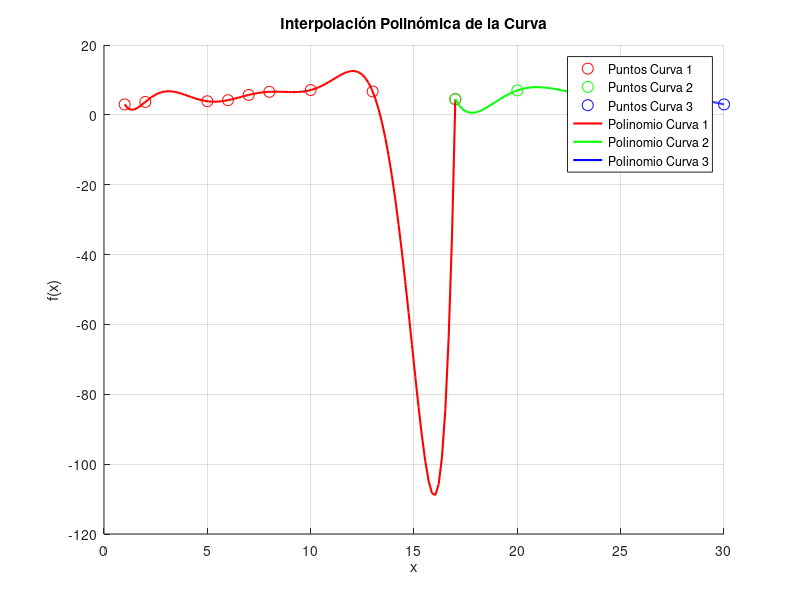
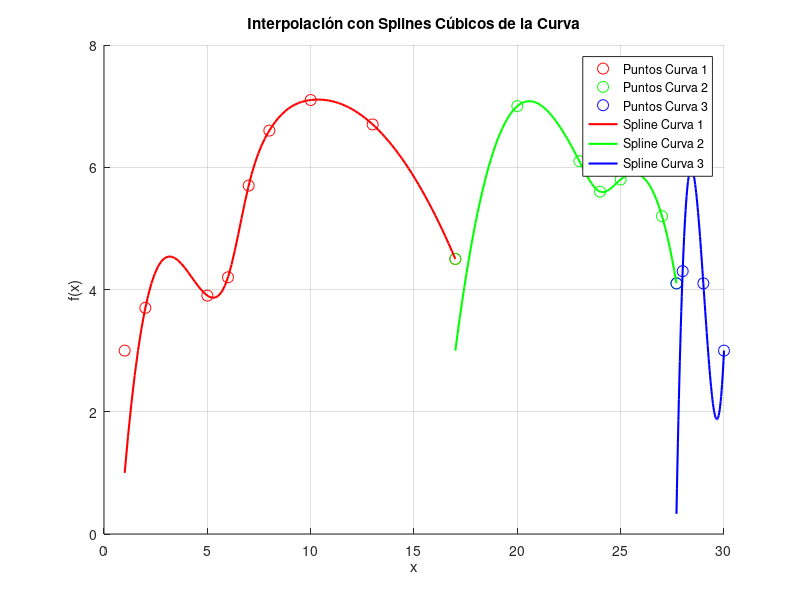
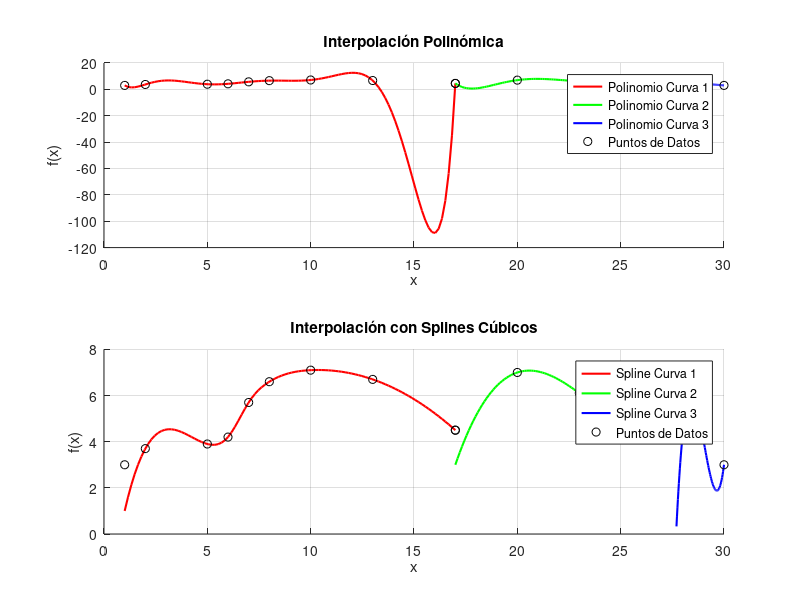
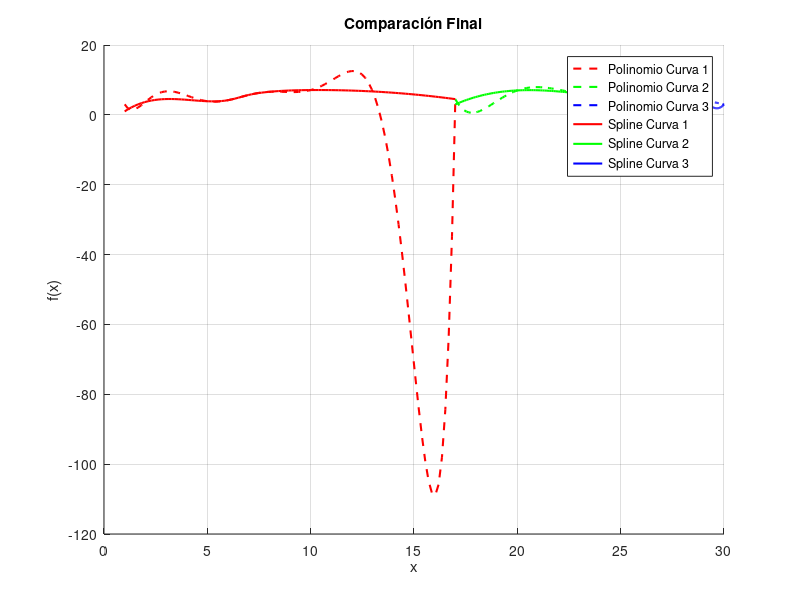

Reproduce these figures in MATLAB, in order.
% Ejercicio 6-TP2 Versión 2

% Borramos las variables previas y la ventana de comandos
clc;
clear;
close all;

% Definición de los puntos de datos para las tres curvas y sus derivadas en los extremos

% Curva 1
x1 = [1, 2, 5, 6, 7, 8, 10, 13, 17];
y1 = [3.0, 3.7, 3.9, 4.2, 5.7, 6.6, 7.1, 6.7, 4.5];
d1_start = 1.0;     % f'(x) en x = 1
d1_end = -0.67;     % f'(x) en x = 17

% Curva 2
x2 = [17, 20, 23, 24, 25, 27, 27.7];
y2 = [4.5, 7.0, 6.1, 5.6, 5.8, 5.2, 4.1];
d2_start = 3.0;     % f'(x) en x = 17
d2_end = -4.0;      % f'(x) en x = 27.7

% Curva 3
x3 = [27.7, 28, 29, 30];
y3 = [4.1, 4.3, 4.1, 3.0];
d3_start = 0.33;    % f'(x) en x = 27.7
d3_end = -1.5;      % f'(x) en x = 30

% a) Interpolación polinómica para cada curva
figure;
hold on;
grid on;
title('Interpolación Polinómica de la Curva');
xlabel('x');
ylabel('f(x)');

% Crear vectores densos x para evaluación
x1_denso = linspace(min(x1), max(x1), 100);
x2_denso = linspace(min(x2), max(x2), 100);
x3_denso = linspace(min(x3), max(x3), 100);

% Calcular interpolantes polinómicos para cada curva
p1 = polyfit(x1, y1, length(x1)-1);
p2 = polyfit(x2, y2, length(x2)-1);
p3 = polyfit(x3, y3, length(x3)-1);

% Evaluar polinomios en puntos densos
y1_poly = polyval(p1, x1_denso);
y2_poly = polyval(p2, x2_denso);
y3_poly = polyval(p3, x3_denso);

% Graficar puntos originales
plot(x1, y1, 'ro', 'MarkerSize', 8, 'DisplayName', 'Puntos Curva 1');
plot(x2, y2, 'go', 'MarkerSize', 8, 'DisplayName', 'Puntos Curva 2');
plot(x3, y3, 'bo', 'MarkerSize', 8, 'DisplayName', 'Puntos Curva 3');

% Graficar polinomios interpolantes
plot(x1_denso, y1_poly, 'r-', 'LineWidth', 1.5, 'DisplayName', 'Polinomio Curva 1');
plot(x2_denso, y2_poly, 'g-', 'LineWidth', 1.5, 'DisplayName', 'Polinomio Curva 2');
plot(x3_denso, y3_poly, 'b-', 'LineWidth', 1.5, 'DisplayName', 'Polinomio Curva 3');

legend('show');

% b) Interpolación con Splines Cúbicos con condiciones de derivada
figure;
hold on;
grid on;
title('Interpolación con Splines Cúbicos de la Curva');
xlabel('x');
ylabel('f(x)');

% Función spline cúbica personalizada que incorpora condiciones de derivada
% Para Curva 1
x1_spline = [x1(1), x1, x1(end)];
y1_spline = [d1_start, y1, d1_end];
[~, unique_idx] = unique(x1_spline); % Obtener índices únicos
pp1 = spline(x1_spline(unique_idx), y1_spline(unique_idx));
y1_spline = ppval(pp1, x1_denso);

% Para Curva 2
x2_spline = [x2(1), x2, x2(end)];
y2_spline = [d2_start, y2, d2_end];
[~, unique_idx] = unique(x2_spline); % Obtener índices únicos
pp2 = spline(x2_spline(unique_idx), y2_spline(unique_idx));
y2_spline = ppval(pp2, x2_denso);

% Para Curva 3
x3_spline = [x3(1), x3, x3(end)];
y3_spline = [d3_start, y3, d3_end];
[~, unique_idx] = unique(x3_spline); % Obtener índices únicos
pp3 = spline(x3_spline(unique_idx), y3_spline(unique_idx));
y3_spline = ppval(pp3, x3_denso);

% Graficar puntos originales
plot(x1, y1, 'ro', 'MarkerSize', 8, 'DisplayName', 'Puntos Curva 1');
plot(x2, y2, 'go', 'MarkerSize', 8, 'DisplayName', 'Puntos Curva 2');
plot(x3, y3, 'bo', 'MarkerSize', 8, 'DisplayName', 'Puntos Curva 3');

% Graficar splines cúbicos
plot(x1_denso, y1_spline, 'r-', 'LineWidth', 1.5, 'DisplayName', 'Spline Curva 1');
plot(x2_denso, y2_spline, 'g-', 'LineWidth', 1.5, 'DisplayName', 'Spline Curva 2');
plot(x3_denso, y3_spline, 'b-', 'LineWidth', 1.5, 'DisplayName', 'Spline Curva 3');

legend('show');

% c) Comparación de interpolación polinómica vs splines cúbicos
figure;

subplot(2,1,1);
hold on;
grid on;
title('Interpolación Polinómica');
xlabel('x');
ylabel('f(x)');
plot(x1_denso, y1_poly, 'r-', 'LineWidth', 1.5, 'DisplayName', 'Polinomio Curva 1');
plot(x2_denso, y2_poly, 'g-', 'LineWidth', 1.5, 'DisplayName', 'Polinomio Curva 2');
plot(x3_denso, y3_poly, 'b-', 'LineWidth', 1.5, 'DisplayName', 'Polinomio Curva 3');
plot([x1, x2, x3], [y1, y2, y3], 'ko', 'MarkerSize', 6, 'DisplayName', 'Puntos de Datos');
legend('show');

subplot(2,1,2);
hold on;
grid on;
title('Interpolación con Splines Cúbicos');
xlabel('x');
ylabel('f(x)');
plot(x1_denso, y1_spline, 'r-', 'LineWidth', 1.5, 'DisplayName', 'Spline Curva 1');
plot(x2_denso, y2_spline, 'g-', 'LineWidth', 1.5, 'DisplayName', 'Spline Curva 2');
plot(x3_denso, y3_spline, 'b-', 'LineWidth', 1.5, 'DisplayName', 'Spline Curva 3');
plot([x1, x2, x3], [y1, y2, y3], 'ko', 'MarkerSize', 6, 'DisplayName', 'Puntos de Datos');
legend('show');

% d) Mostrar el gráfico final
figure;
hold on;
grid on;
title('Comparación Final');
xlabel('x');
ylabel('f(x)');
plot(x1_denso, y1_poly, 'r--', 'LineWidth', 1.5, 'DisplayName', 'Polinomio Curva 1');
plot(x2_denso, y2_poly, 'g--', 'LineWidth', 1.5, 'DisplayName', 'Polinomio Curva 2');
plot(x3_denso, y3_poly, 'b--', 'LineWidth', 1.5, 'DisplayName', 'Polinomio Curva 3');
plot(x1_denso, y1_spline, 'r-', 'LineWidth', 1.5, 'DisplayName', 'Spline Curva 1');
plot(x2_denso, y2_spline, 'g-', 'LineWidth', 1.5, 'DisplayName', 'Spline Curva 2');
plot(x3_denso, y3_spline, 'b-', 'LineWidth', 1.5, 'DisplayName', 'Spline Curva 3');
legend('show');